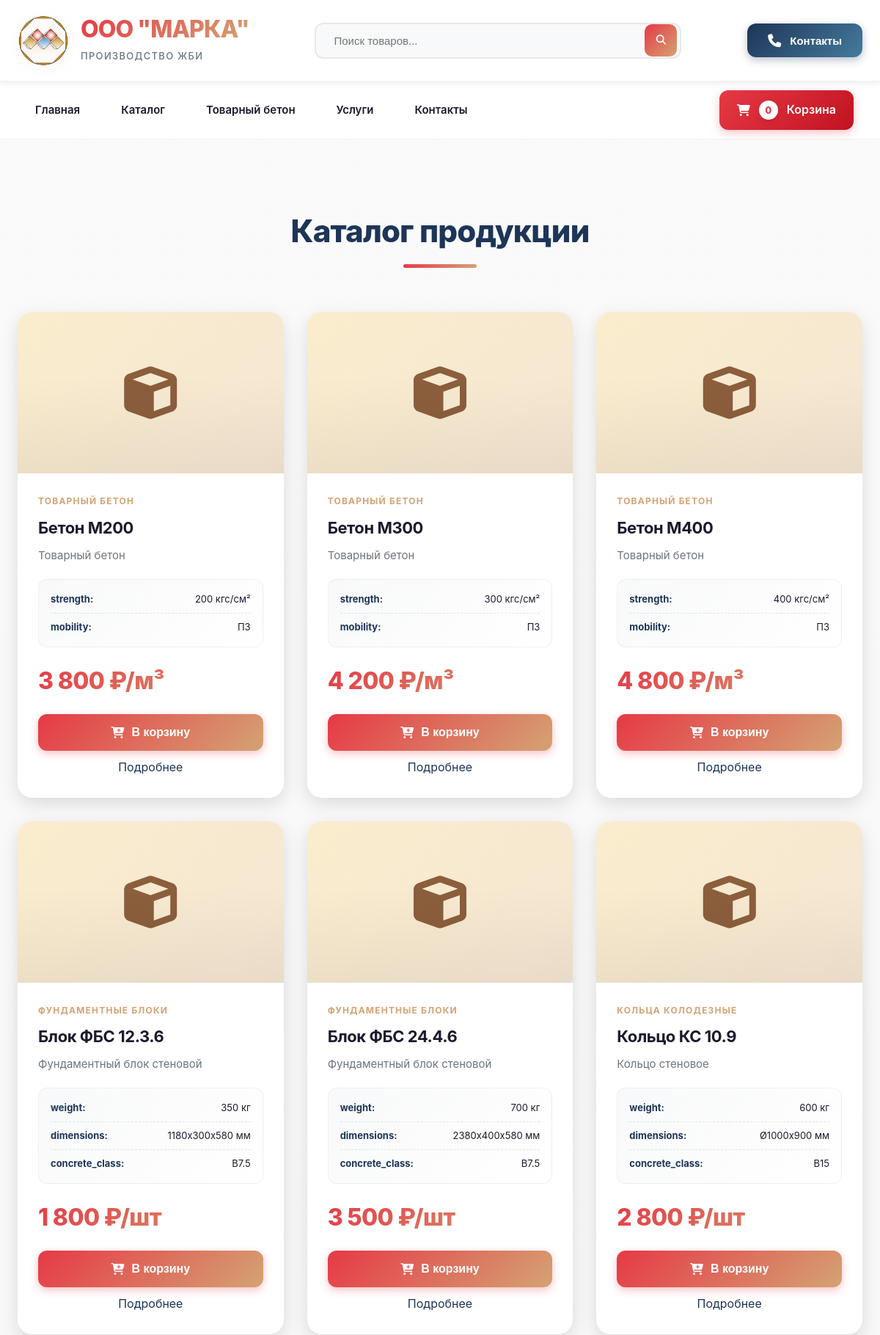
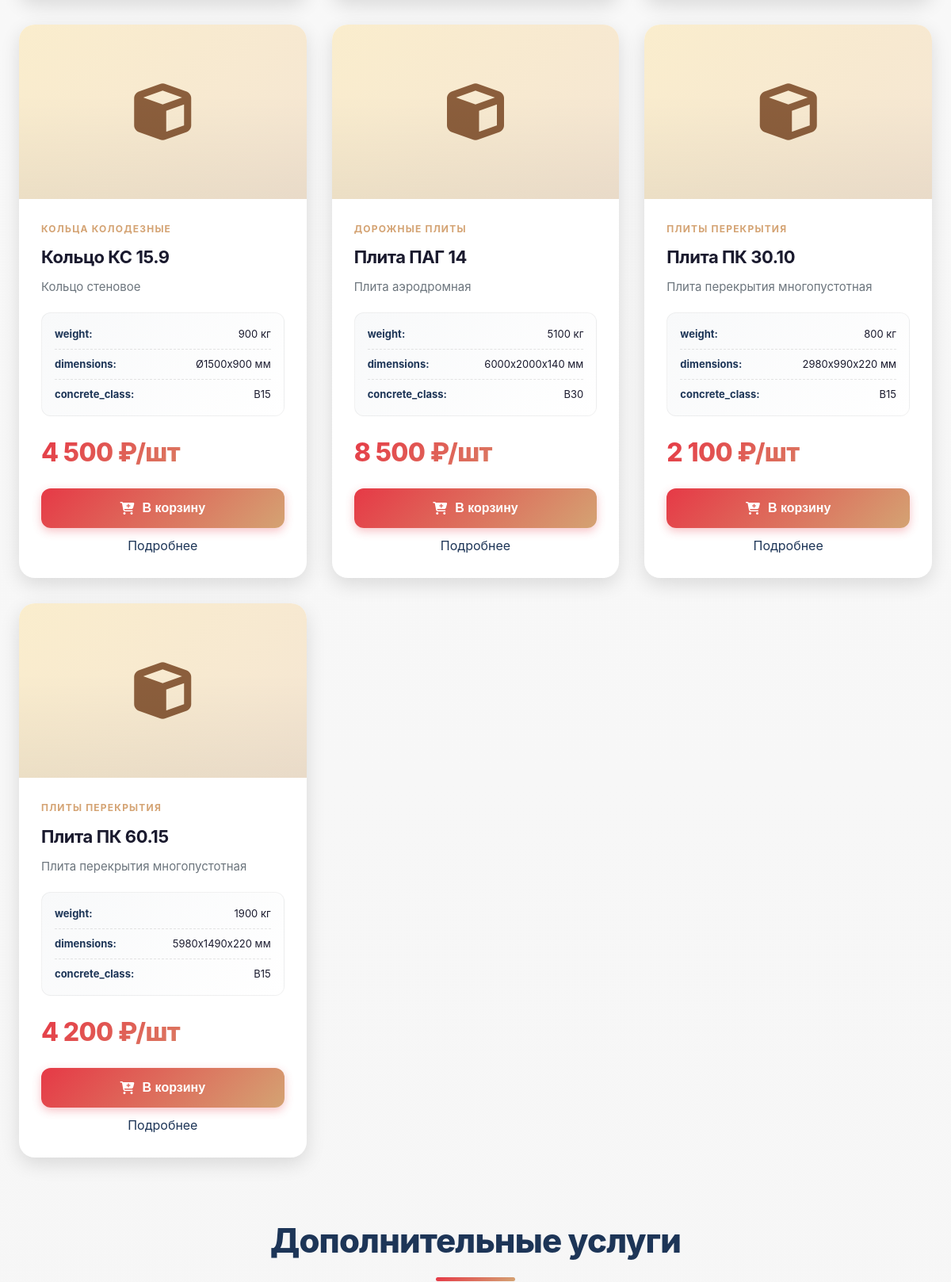
Screenshot of /catalog.php (upper part) with the database file from the repository (2 pictures, top to bottom).
### tables this page shows
CREATE TABLE products (
                          id INT AUTO_INCREMENT PRIMARY KEY,
                          category_id INT,
                          name VARCHAR(255) NOT NULL,
                          slug VARCHAR(255) NOT NULL,
                          description TEXT,
                          price DECIMAL(10, 2) NOT NULL,
                          unit VARCHAR(50) DEFAULT 'шт',
                          image VARCHAR(255),
                          specifications JSON,
                          in_stock BOOLEAN DEFAULT TRUE,
                          created_at TIMESTAMP DEFAULT CURRENT_TIMESTAMP
);

CREATE TABLE categories (
                            id INT AUTO_INCREMENT PRIMARY KEY,
                            name VARCHAR(255) NOT NULL,
                            slug VARCHAR(255) NOT NULL,
                            description TEXT
);

### includes/functions.php (called while the page is built, shortened)
<?php
function getProducts($pdo, $categoryId = null) {
    if ($categoryId) {
        $stmt = $pdo->prepare("
            SELECT p.*, c.name as category_name
            FROM products p
            LEFT JOIN categories c ON p.category_id = c.id
            WHERE p.category_id = ? ORDER BY p.name
        ");
        $stmt->execute([$categoryId]);
    } else {
        $stmt = $pdo->query("
            SELECT p.*, c.name as category_name
            FROM products p
            LEFT JOIN categories c ON p.category_id = c.id
            ORDER BY p.name
        ");
    }
    return $stmt->fetchAll();
}
?>

### catalog.php (the view, shortened to what this page needs)
<?php
require_once __DIR__ . '/includes/header.php';
$searchQuery = $_GET['search'] ?? null;
$categoryId = $_GET['category'] ?? null;
if ($searchQuery) {
    $products = searchProducts($pdo, $searchQuery);
} else {
    $products = getProducts($pdo, $categoryId);
}
?>
    <div class="catalog">
        <div class="container">
            <h2 class="section-title"><?php echo $searchQuery ? 'Результаты поиска' : 'Каталог продукции'; ?></h2>
            <div class="products-grid">
                <?php if (empty($products)): ?>
                    <p style="text-align: center; grid-column: 1/-1; font-size: 18px; color: #7f8c8d;">
                        Товары не найдены
                    </p>
                <?php else: ?>
                    <?php foreach ($products as $product): ?>
                        <div class="product-card">
                            <div class="product-image">
                                <i class="fas fa-cube"></i>
                            </div>
                            <div class="product-info">
                                <div class="product-category"><?php echo htmlspecialchars($product['category_name']); ?></div>
                                <h3 class="product-name"><?php echo htmlspecialchars($product['name']); ?></h3>
                                <p class="product-description"><?php echo htmlspecialchars($product['description']); ?></p>
                                <?php if ($product['specifications']): ?>
                                    <div class="product-specs">
                                        <?php
                                        $specs = json_decode($product['specifications'], true);
                                        foreach ($specs as $key => $value): ?>
                                            <div><strong><?php echo htmlspecialchars($key); ?>:</strong> <?php echo htmlspecialchars($value); ?></div>
                                        <?php endforeach; ?>
                                    </div>
                                <?php endif; ?>
                                <div class="product-price">
                                    <?php echo number_format($product['price'], 0, '.', ' '); ?> ₽/<?php echo htmlspecialchars($product['unit']); ?>
                                </div>
                                <button class="btn-add-cart" onclick="addToCart(<?php echo $product['id']; ?>, '<?php echo htmlspecialchars($product['name']); ?>', <?php echo $product['price']; ?>)">
                                    <i class="fas fa-cart-plus"></i> В корзину
                                </button>
                                <a href="/product.php?slug=<?php echo $product['slug']; ?>" style="display: block; text-align: center; margin-top: 10px; color: var(--primary-blue); text-decoration: none;">
                                    Подробнее
                                </a>
                            </div>
                        </div>
                    <?php endforeach; ?>
                <?php endif; ?>
            </div>
            <div id="services" style="margin-top: 80px;">
                <h2 class="section-title">Дополнительные услуги</h2>
            </div>
        </div>
    </div>
<?php require_once __DIR__ . '/includes/footer.php'; ?>

### css/style.css (style rules this page uses)
* { margin: 0; padding: 0; box-sizing: border-box; }
:root { --primary-red: #E63946; --primary-blue: #1D3557; --accent-gold: #D4A373; --light-gold: #FAEDCD; --warm-brown: #8B5E3C; --dark: #1A1A2E; --darker: #16213E; --gray: #6C757D; --light-gray: #F8F9FA; --white: #FFFFFF; --gradient-primary: linear-gradient(135deg, #E63946 0%, #D4A373 100%); --gradient-blue: linear-gradient(135deg, #1D3557 0%, #457B9D 100%); --gradient-gold: linear-gradient(135deg, #D4A373 0%, #FAEDCD 100%); --shadow-sm: 0 2px 8px rgba(0,0,0,0.08); --shadow-md: 0 8px 24px rgba(0,0,0,0.12); --shadow-lg: 0 16px 48px rgba(0,0,0,0.15); --shadow-hover: 0 12px 36px rgba(230, 57, 70, 0.2); --transition-fast: 0.2s ease; --transition-normal: 0.3s ease; --transition-slow: 0.5s ease; }
body { font-family: 'Inter', -apple-system, BlinkMacSystemFont, 'Segoe UI', Roboto, sans-serif; background: linear-gradient(180deg, #FAFAFA 0%, #F5F5F5 100%); color: var(--dark); line-height: 1.6; overflow-x: hidden; }
h1, h2, h3, h4, h5, h6 { font-weight: 700; line-height: 1.2; letter-spacing: -0.02em; }
.container { max-width: 1280px; margin: 0 auto; padding: 0 24px; }
.catalog { padding: 100px 0; }
.section-title { text-align: center; font-size: 42px; margin-bottom: 60px; color: var(--primary-blue); position: relative; font-weight: 800; }
.section-title::after { content: ''; display: block; width: 100px; height: 5px; background: var(--gradient-primary); margin: 20px auto 0; border-radius: 3px; }
.products-grid { display: grid; grid-template-columns: repeat(auto-fill, minmax(320px, 1fr)); gap: 32px; margin-bottom: 60px; }
.product-card { background: var(--white); border-radius: 20px; overflow: hidden; box-shadow: var(--shadow-md); transition: all var(--transition-normal); position: relative; }
.product-card::before { content: ''; position: absolute; top: 0; left: 0; right: 0; height: 5px; background: var(--gradient-primary); transform: scaleX(0); transition: transform var(--transition-normal); }
.product-image { height: 220px; background: linear-gradient(135deg, var(--light-gold) 0%, #F5E6D3 100%); display: flex; align-items: center; justify-content: center; font-size: 72px; color: var(--warm-brown); position: relative; overflow: hidden; }
.product-image::after { content: ''; position: absolute; bottom: 0; left: 0; right: 0; height: 60%; background: linear-gradient(to top, rgba(0,0,0,0.05), transparent); }
.product-info { padding: 28px; }
.product-category { color: var(--accent-gold); font-size: 12px; text-transform: uppercase; font-weight: 700; letter-spacing: 0.1em; margin-bottom: 12px; }
.product-name { font-size: 22px; margin-bottom: 12px; color: var(--dark); font-weight: 700; line-height: 1.3; }
.product-description { color: var(--gray); margin-bottom: 20px; font-size: 15px; line-height: 1.6; }
.product-specs { background: linear-gradient(135deg, var(--light-gray) 0%, var(--white) 100%); padding: 16px; border-radius: 12px; margin-bottom: 20px; font-size: 13px; border: 1px solid rgba(0,0,0,0.05); }
.product-specs div { margin-bottom: 8px; display: flex; justify-content: space-between; padding-bottom: 8px; border-bottom: 1px dashed rgba(0,0,0,0.1); }
.product-specs div:last-child { margin-bottom: 0; padding-bottom: 0; border-bottom: none; }
.product-specs strong { color: var(--primary-blue); }
.product-price { font-size: 32px; background: var(--gradient-primary); -webkit-background-clip: text; -webkit-text-fill-color: transparent; background-clip: text; font-weight: 800; margin-bottom: 20px; letter-spacing: -0.02em; }
.btn-add-cart { width: 100%; padding: 16px; background: var(--gradient-primary); color: var(--white); border: none; border-radius: 12px; cursor: pointer; font-size: 16px; font-weight: 700; transition: all var(--transition-normal); box-shadow: 0 4px 12px rgba(230, 57, 70, 0.3); display: flex; align-items: center; justify-content: center; gap: 10px; }

### rows the page displays
products: category.name "ТОВАРНЫЙ БЕТОН", name "Бетон М200", description "Товарный бетон", key "strength", specifications "200 кгс/см²", key "mobility", specifications "П3", price "3 800", unit "м³"
products: category.name "ТОВАРНЫЙ БЕТОН", name "Бетон М300", description "Товарный бетон", key "strength", specifications "300 кгс/см²", key "mobility", specifications "П3", price "4 200", unit "м³"
products: category.name "ТОВАРНЫЙ БЕТОН", name "Бетон М400", description "Товарный бетон", key "strength", specifications "400 кгс/см²", key "mobility", specifications "П3", price "4 800", unit "м³"
products: category.name "ФУНДАМЕНТНЫЕ БЛОКИ", name "Блок ФБС 12.3.6", description "Фундаментный блок стеновой", key "weight", specifications "350 кг", key "dimensions", specifications "1180x300x580 мм", key "concrete_class", specifications "B7.5", price "1 800", unit "шт"
products: category.name "ФУНДАМЕНТНЫЕ БЛОКИ", name "Блок ФБС 24.4.6", description "Фундаментный блок стеновой", key "weight", specifications "700 кг", key "dimensions", specifications "2380x400x580 мм", key "concrete_class", specifications "B7.5", price "3 500", unit "шт"
products: category.name "КОЛЬЦА КОЛОДЕЗНЫЕ", name "Кольцо КС 10.9", description "Кольцо стеновое", key "weight", specifications "600 кг", key "dimensions", specifications "Ø1000x900 мм", key "concrete_class", specifications "B15", price "2 800", unit "шт"
products: category.name "КОЛЬЦА КОЛОДЕЗНЫЕ", name "Кольцо КС 15.9", description "Кольцо стеновое", key "weight", specifications "900 кг", key "dimensions", specifications "Ø1500x900 мм", key "concrete_class", specifications "B15", price "4 500", unit "шт"
products: category.name "ДОРОЖНЫЕ ПЛИТЫ", name "Плита ПАГ 14", description "Плита аэродромная", key "weight", specifications "5100 кг", key "dimensions", specifications "6000x2000x140 мм", key "concrete_class", specifications "B30", price "8 500", unit "шт"
products: category.name "ПЛИТЫ ПЕРЕКРЫТИЯ", name "Плита ПК 30.10", description "Плита перекрытия многопустотная", key "weight", specifications "800 кг", key "dimensions", specifications "2980x990x220 мм", key "concrete_class", specifications "B15", price "2 100", unit "шт"
products: category.name "ПЛИТЫ ПЕРЕКРЫТИЯ", name "Плита ПК 60.15", description "Плита перекрытия многопустотная", key "weight", specifications "1900 кг", key "dimensions", specifications "5980x1490x220 мм", key "concrete_class", specifications "B15", price "4 200", unit "шт"

### other values shown
$cartCount "0"
